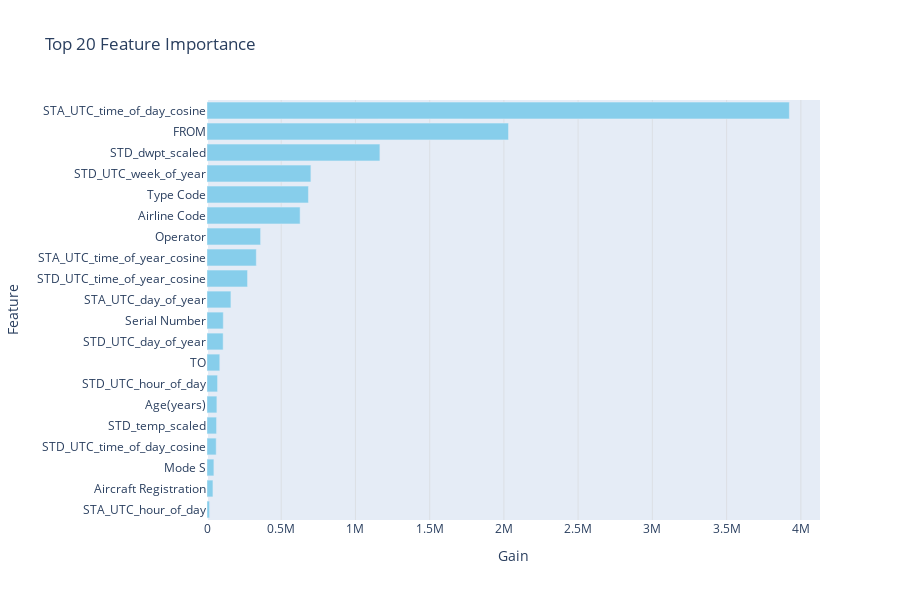

This figure's notebook cell:
### Markdown cell above
## Top 20 Feature Importance

### Code cell
import plotly.express as px
import pandas as pd
import numpy as np

# Get Feature Importance
importance = model.feature_importance(importance_type='gain')
feature_names = X.columns

# Get indices of top 20 most important features
top_n = 20
sorted_indices = np.argsort(importance)[-top_n:]  # Get indices of top 20 features

# Sort features and importance scores by importance
top_feature_names = np.array(feature_names)[sorted_indices]
top_importance_scores = np.array(importance)[sorted_indices]

# Create DataFrame
importance_df = pd.DataFrame({
    'Feature': top_feature_names,
    'Importance': top_importance_scores
})

# Sort by Importance (Descending)
importance_df = importance_df.sort_values(by='Importance', ascending=True)

# Plot using Plotly
fig = px.bar(
    importance_df,
    x='Importance',
    y='Feature',
    orientation='h',
    title='Top 20 Feature Importance',
    labels={'Importance': 'Gain'},
    height=600
)

# Customize layout
fig.update_traces(marker_color='skyblue')
fig.update_layout(xaxis_gridcolor='lightgray', xaxis_gridwidth=0.5)

# Show interactive plot
fig.show()

### Figure 1 — Plotly figure (JSON) as saved in the notebook; plotly's stock layout.template omitted (floating-point values rounded to 4 significant figures)
{"data": [{"hovertemplate": "Gain=%{x}<br>Feature=%{y}<extra></extra>", "legendgroup": "", "marker": {"color": "skyblue", "pattern": {"shape": ""}}, "name": "", "orientation": "h", "showlegend": false, "textposition": "auto", "type": "bar", "x": [17190.0, 39990.0, 46410.0, 61960.0, 64340.0, 66550.0, 71150.0, 86050.0, 108800.0, 109600.0, 161100.0, 273000.0, 332200.0, 361100.0, 627200.0, 683400.0, 699900.0, 1165000.0, 2031000.0, 3923000.0], "xaxis": "x", "y": ["STA_UTC_hour_of_day", "Aircraft Registration", "Mode S", "STD_UTC_time_of_day_cosine", "STD_temp_scaled", "Age(years)", "STD_UTC_hour_of_day", "TO", "STD_UTC_day_of_year", "Serial Number", "STA_UTC_day_of_year", "STD_UTC_time_of_year_cosine", "STA_UTC_time_of_year_cosine", "Operator", "Airline Code", "Type Code", "STD_UTC_week_of_year", "STD_dwpt_scaled", "FROM", "STA_UTC_time_of_day_cosine"], "yaxis": "y"}], "layout": {"barmode": "relative", "height": 600, "legend": {"tracegroupgap": 0}, "title": {"text": "Top 20 Feature Importance"}, "xaxis": {"anchor": "y", "domain": [0, 1], "gridcolor": "lightgray", "gridwidth": 0.5, "title": {"text": "Gain"}}, "yaxis": {"anchor": "x", "domain": [0, 1], "title": {"text": "Feature"}}}}
